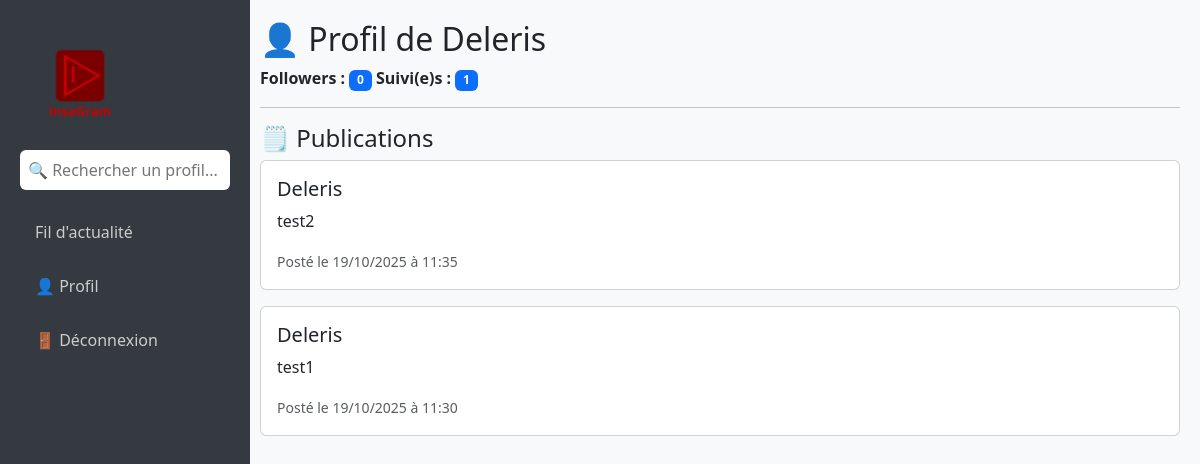
The app's page /user/roro with its own data.
### app.py (models this page shows, shortened)
class User(db.Model):
    id = db.Column(db.Integer, primary_key=True)
    name = db.Column(db.String(80), unique=False, nullable=False)
    username = db.Column(db.String(80), unique=True, nullable=False)
    password = db.Column(db.String(80), nullable=False)
    email = db.Column(db.String(120), unique=True, nullable=False)
    biography = db.Column(db.Text, nullable=True)
    posts = db.relationship('Post', backref='author', lazy=True)
    followed = db.relationship(
        'User',
        secondary=followers,
        primaryjoin=(followers.c.follower_id == id),
        secondaryjoin=(followers.c.followed_id == id),
        backref=db.backref('followers', lazy='dynamic'),
        lazy='dynamic'
    )
    @property
    def followers_count(self):
        return self.followers.count()
    @property
    def following_count(self):
        return self.followed.count()

class Post(db.Model):
    id = db.Column(db.Integer, primary_key=True)
    user_id = db.Column(db.Integer, db.ForeignKey('user.id'), nullable=False)
    content = db.Column(db.String(255), nullable=False)
    date_posted = db.Column(db.DateTime, default=lambda: datetime.now(PARIS))
    likes = db.relationship('Like', backref='post', lazy=True)
    comments = db.relationship('Comment', backref='post', lazy=True)

### app.py (the view)
@app.route('/user/<username>')
def user_profile(username):
    user = User.query.filter_by(username=username).first_or_404()
    posts = Post.query.filter_by(user_id=user.id).order_by(Post.date_posted.desc()).all()
    current_user = None
    liked_post_ids = []
    liked_comment_ids = []
    if 'username' in session:
        current_user = User.query.filter_by(username=session['username']).first()
        liked_post_ids = [like.post_id for like in Like.query.filter_by(user_id=current_user.id).all()]
        liked_comment_ids = [like.comment_id for like in CommentLike.query.filter_by(user_id=current_user.id).all()]
    return render_template(
        'user_profile.html',
        user=user,
        posts=posts,
        current_user=current_user,
        liked_post_ids=liked_post_ids,
        liked_comment_ids=liked_comment_ids
    )

### templates/user_profile.html (shortened to what this page needs)
<!DOCTYPE html>
<html lang="fr">
<head>
    <link rel="stylesheet" href="https://cdn.jsdelivr.net/npm/bootstrap@5.3.0/dist/css/bootstrap.min.css">
</head>
<body>
    <div class="sidebar">
        <img src="{{ url_for('static', filename='images/LOGO_sidebar.png') }}" alt="Logo InsaGram" class="logo">
        <form class="search-box" method="GET" action="{{ url_for('search') }}">
            <input type="text" name="q" placeholder="🔍 Rechercher un profil..." aria-label="Rechercher">
        </form>
   <a href="{{ url_for('feed') }}"
        class="{% if request.endpoint == 'profile' %}active disabled{% endif %}"
        {% if request.endpoint == 'profile' %}tabindex="-1" aria-disabled="true"{% endif %}>
    Fil d'actualité
    <a href="{{ url_for('profile') }}"
        class="{% if request.endpoint == 'profile' %}active disabled{% endif %}"
        {% if request.endpoint == 'profile' %}tabindex="-1" aria-disabled="true"{% endif %}>
        👤 Profil
    </a>
        <a href="{{ url_for('logout') }}">🚪 Déconnexion</a>
    </div>
<div class="main-content">
    <h2>👤 Profil de {{ user.name }}</h2>
    <p>
        <b>Followers :</b> <span class="badge bg-primary">{{ user.followers_count }}</span>
        <b>Suivi(e)s :</b> <span class="badge bg-primary">{{ user.following_count }}</span>
    </p>
    <hr>
    <h4>🗒️ Publications</h4>
    {% for post in posts %}
    <div class="card mb-3">
        <div class="card-body">
             <h5 class="card-title mb-2">
                <a href="{{ url_for('user_profile', username=post.author.username) }}" class="text-decoration-none text-dark">
                    {{ post.author.name }}
                </a>
            </h5>
            <p class="card-text">{{ post.content }}</p>
            <small class="text-muted">Posté le {{ post.date_posted.strftime('%d/%m/%Y à %H:%M') }}</small>
        </div>
    </div>
    {% endfor %}
</div>
</body>
</html>

### templates/user_profile.html (style rules this page uses)
body { display: flex; min-height: 100vh; background-color: #f8f9fa; }
.sidebar { width: 250px; background-color: #343a40; color: white; padding: 20px; position: fixed; height: 100%; top: 0; left: 0; }
.sidebar a { display: block; color: #ccc; text-decoration: none; padding: 10px 15px; border-radius: 8px; margin-bottom: 10px; }
.search-box input { width: 100%; padding: 8px; border: none; border-radius: 6px; margin-bottom: 20px; }
img.logo { width: 120px; margin-bottom: 10px; }
.main-content { margin-left: 270px; padding: 30px; width: 100%; }
.main-content { margin-left: 240px; width: calc(100% - 240px); padding: 20px; }

### records on screen
User: name "Deleris"
Post: author.name "Deleris", content "test2", date_posted "19/10/2025 à 11:35"
Post: author.name "Deleris", content "test1", date_posted "19/10/2025 à 11:30"

### other values on screen
{{ user.followers_count }} "0"
{{ user.following_count }} "1"
